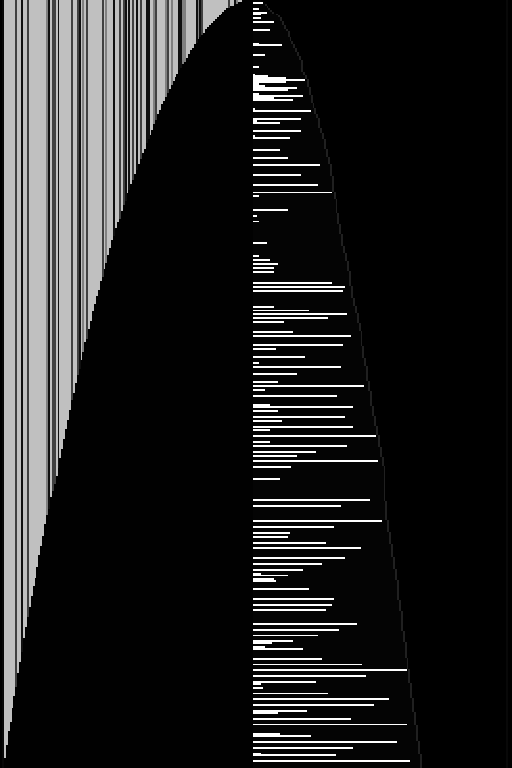

Here is the Python script that generated this plot:
"""Caves everywhere: a bell whose passes are bitten short at random depths.

A rate tape left of the anchor is read once per pass.  '8' is a full sweep to
the rim (which creeps one cell right); '5', '6' and '7' are stubs of 4, 12 and
24 cells that turn around early.  A stub paints only its own little arc, the
band beyond it stays dark until a later full sweep caps it -- that dark gap is a
cave.  Every pass paints out in one tone and back in the other, so each pass is
a visible row and the caves show as bites out of the fan.  Running out of rate
tape halts the machine.

Symbols: '0' anchor, '1' rim, '3' far end, '4' spent rate cell, '5'/'6'/'7' stub
rates, '8' full pass, '9'/'2' the two paint tones.
States: 0 sweep out, 50/51/53 walk back to the anchor, 60x/61x/62x stubs,
70 full sweep, 71 drop the rim, 72 walk home (repainting), 73 turn.
"""

ANCHOR, RIM, END, SPENT, FILL, ALT = '0', '1', '3', '4', '9', '2'
DEPTH = {'5': 4, '6': 12, '7': 24}
CHAIN = {'5': '60', '6': '61', '7': '62'}
STEPS = 'abcdefghijklmnopqrstuvwx'
FULL = '8'


def machine():
    R = ['0 %s %s l 0' % (SPENT, SPENT), '0 %s %s l 0' % (ANCHOR, ANCHOR),
         '0 _ _ l 0', '0 %s %s l 0' % (FILL, FILL), '0 %s %s l 0' % (ALT, ALT),
         '0 %s %s l halt' % (END, END)]
    for sym, depth in DEPTH.items():
        walk, chain = '5' + sym, CHAIN[sym]
        R += ['0 %s %s r %s' % (sym, SPENT, walk),
              '%s %s %s r %s' % (walk, SPENT, SPENT, walk),
              '%s %s %s r %sa' % (walk, ANCHOR, ANCHOR, chain),
              '%s %s %s r %sa' % (walk, FILL, FILL, chain),
              '%s %s %s r %sa' % (walk, ALT, ALT, chain),
              '%s _ _ r %sa' % (walk, chain)]
        for k in range(1, depth + 1):
            cur = '%s%s' % (chain, STEPS[k - 1])
            nxt = '%s%s' % (chain, STEPS[k]) if k < depth else '73'
            R += ['%s _ %s r %s' % (cur, FILL, nxt),
                  '%s %s %s r %s' % (cur, FILL, FILL, nxt),
                  '%s %s %s r %s' % (cur, ALT, FILL, nxt),
                  '%s %s %s l 72' % (cur, RIM, RIM),
                  '%s %s %s l halt' % (cur, END, END)]
    R += ['0 %s %s r 53' % (FULL, SPENT),
          '53 %s %s r 53' % (SPENT, SPENT),
          '53 %s %s r 70' % (ANCHOR, ANCHOR),
          '53 %s %s r 70' % (FILL, FILL),
          '53 %s %s r 70' % (ALT, ALT),
          '70 _ %s r 70' % FILL, '70 %s %s r 70' % (FILL, FILL),
          '70 %s %s r 70' % (ALT, FILL),
          '70 %s _ r 71' % RIM, '70 %s %s l halt' % (END, END),
          '71 _ %s l 72' % RIM, '71 %s %s l 72' % (FILL, RIM),
          '71 %s %s l 72' % (ALT, RIM),
          '71 %s %s l halt' % (END, END),
          '72 _ _ l 72', '72 %s %s l 72' % (FILL, ALT), '72 %s %s l 72' % (ALT, ALT),
          '72 %s %s l 72' % (RIM, RIM),
          '72 %s %s r 0' % (ANCHOR, ANCHOR),
          '73 _ _ l 72', '73 %s %s l 72' % (FILL, ALT), '73 %s %s l 72' % (ALT, ALT),
          '73 %s %s l 72' % (RIM, RIM), '73 %s %s l halt' % (END, END)]
    R.sort(key=lambda line: FILL in line)
    return '\n'.join(R) + '\n'


def rate(n, seed):
    import random
    rnd = random.Random(seed)
    return [rnd.choice('567888888') for _ in range(n)]


def start_tape(n=260, seed=33):
    cells = {1: RIM}
    for i, sym in enumerate(rate(n, seed)):
        cells[-n - 1 + i] = sym
    cells[-1] = ANCHOR
    cells[-n - 2] = END
    cells[n + 4] = END
    left = ''.join(cells.get(c, '_') for c in range(-n - 2, 0))
    right = ''.join(cells.get(c, '_') for c in range(0, n + 6))
    return left + '*' + right


if __name__ == '__main__':
    from sim import Session, draw
    text = machine()
    open('caves.txt', 'w').write(text)
    s = Session(0, None, morphemt=text, init=start_tape()) if False else Session(
        0, None, morphett=text, init=start_tape())
    i = s.advance(4000000)
    print('halted', i['halted'], 'step', i['step'], 'cells', i['ones'],
          'span', i['lo'], i['hi'], 'rules', len(text.splitlines()),
          'symbols', s.symbols, 'rates', len(rate(260, 33)))
    draw(s.snapshot()).save('caves.png')
